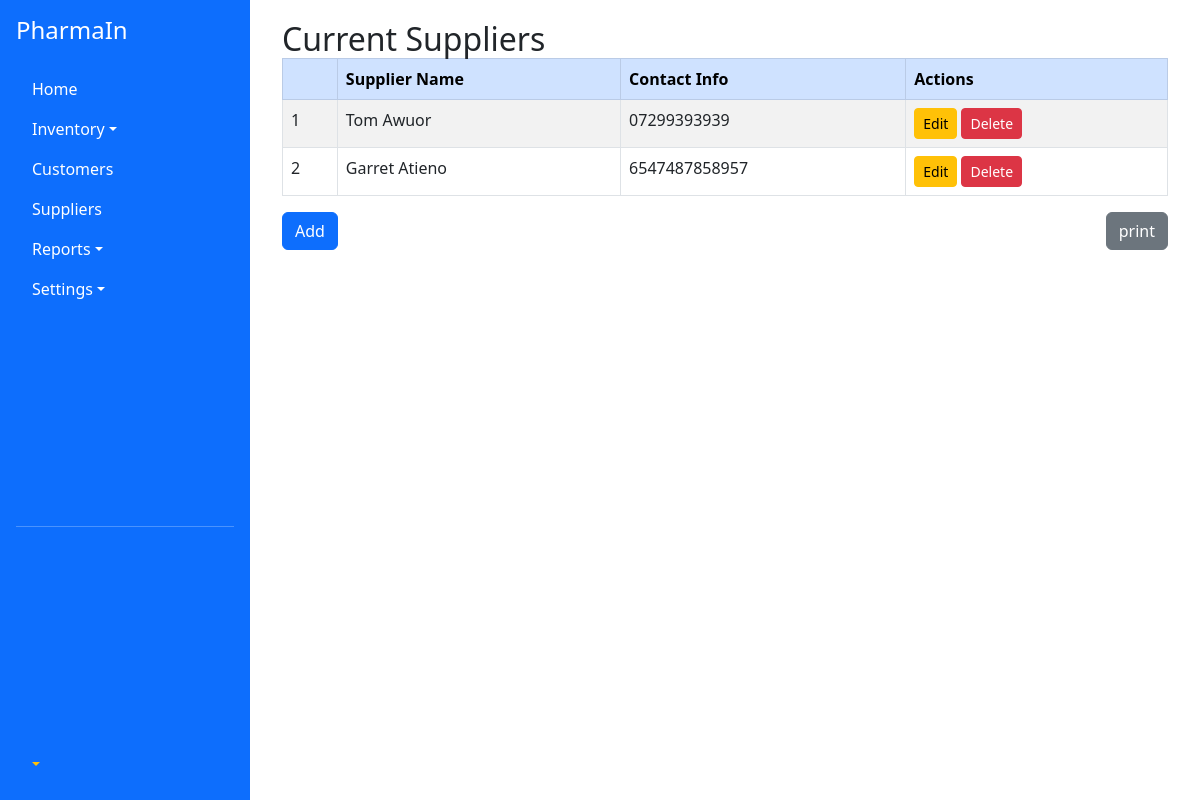
/suppliers/ (signed in), run on the app's committed database.
### inventory/models.py (models this page shows, shortened)
class Supplier(models.Model):
    name = models.CharField(max_length=255)
    contact_info = models.TextField(blank=True, null=True)

### inventory/views.py (the view)
# urls.py: path('suppliers/', views.all_suppliers, name='suppliers'),
@login_required
def all_suppliers(request):
    suppliers = Supplier.objects.all()
    return render(request, 'inventory/suppliers.html', {'suppliers': suppliers})

### templates/inventory/suppliers.html
{% extends 'base/main.html' %}
{% block content %}
<div class="container mt-0">
  <h2 class="mb-0">Current Suppliers</h2>
  <table class="table table-bordered table-hover table-striped">
    <thead class="table-primary">
      <tr>
        <th></th>
        <th>Supplier Name</th>
        <th>Contact Info</th>
         {% if request.user.is_staff %}
        <th>Actions</th>
         {% endif %}
      </tr>
    </thead>
    <tbody>
    {% for supplier in suppliers %}
<tr>
  <td>{{ forloop.counter }}</td>
  <td>{{ supplier.name }}</td>
  <td>{{ supplier.contact_info }}</td>
  {% if request.user.is_staff %}
  <td>
    <a href="{% url 'edit-supplier-info' supplier.id %}" class="btn btn-sm btn-warning">Edit</a>
    <a href="{% url 'delete-supplier' supplier.id %}" class="btn btn-sm btn-danger">Delete</a>
  </td>
  {% endif %}
</tr>
{% endfor %}
    </tbody>
  </table>
  <div class="mt-3 d-flex justify-content-between">
     {% if request.user.is_staff %}
  <a href="{% url 'add-new-supplier' %}" class="btn btn-primary">Add</a>
  {% endif %}
  <a href="#" class="btn btn-secondary">print</a>
  </div>
</div>
  {% endblock %}

### templates/base/main.html (style rules this page uses)
body { min-height: 100vh; display: flex; }

### data on the page
Supplier: name "Tom Awuor", contact_info "07299393939"
Supplier: name "Garret Atieno", contact_info "6547487858957"
